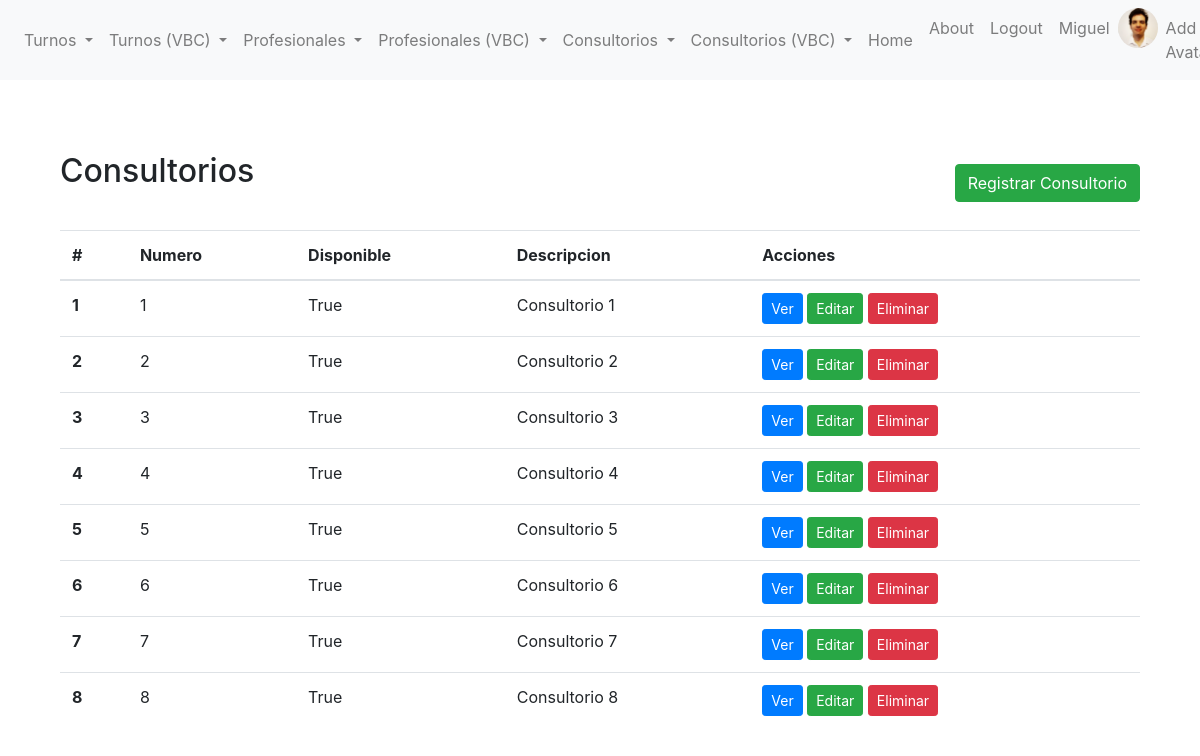
/reserva_turnos/consultorios-list/ (signed in), run on an earlier commit of the app's database.
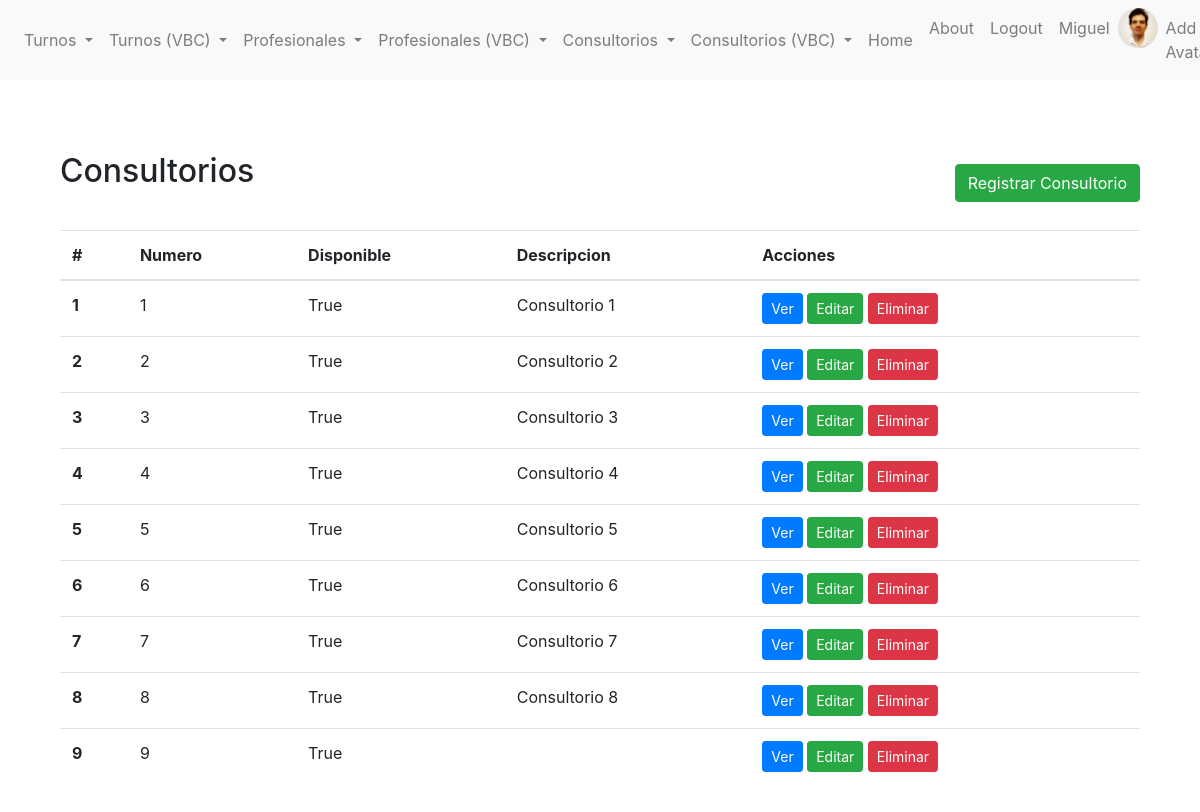
And on a later commit of the database.
### reserva_turnos/models.py (models this page shows, shortened)
class Consultorio(models.Model):
    nombre = models.CharField(max_length=100)
    disponible = models.BooleanField(default=True)
    descripcion = models.TextField(blank=True, null=True)

### reserva_turnos/views.py (the view)
# urls.py: path("consultorios-list/", list_consultorio_view, name="consultorios-list"),
@login_required
def list_consultorio_view(request):
    consultorios = Consultorio.objects.all()
    contexto_dict = {"todos_los_consultorios": consultorios}
    return render(request, "reserva_turnos/list_consultorio.html", contexto_dict)

### reserva_turnos/templates/reserva_turnos/list_consultorio.html (shortened to what this page needs)
{% extends 'reserva_turnos/base.html' %}
{% block content %}
<section class="py-5">
    <div class="container">
        <div class="d-flex justify-content-between align-items-center mb-3">
            <h2 class="mb-4">Consultorios</h2>
            <a href="{% url 'crear_consultorio' %}" class="btn btn-success">Registrar Consultorio</a>
        </div>
        <table class="table">
            <thead>
                <tr>
                    <th scope="col">#</th>
                    <th scope="col">Numero</th>
                    <th scope="col">Disponible</th>
                    <th scope="col">Descripcion</th>
                    <th scope="col">Acciones</th>
                </tr>
            </thead>
            <tbody>
                {% if todos_los_consultorios %}
                {% for consultorios in todos_los_consultorios %}
                <tr>
                    <th scope="row">{{ forloop.counter }}</th>
                    <td>{{ consultorios.nombre }}</td>
                    <td>{{ consultorios.disponible }}</td>
                    <td>{{ consultorios.descripcion }}</td>
                    <td>
                        <a href="{% url 'consultorio-detail' consultorios.id %}" class="btn btn-primary btn-sm">Ver</a>
                        <a href="{% url 'consultorio-update' consultorios.id %}" class="btn btn-success btn-sm">Editar</a>
                        <a href="{% url 'consultorio-delete' consultorios.id %}" class="btn btn-danger btn-sm">Eliminar</a>
                    </td>
                </tr>
                {% endfor %}
                {% else %}
                <tr>
                    <td colspan="7">No hay consultorios disponibles.</td>
                </tr>
                {% endif %}
            </tbody>
        </table>
    </div>
</section>
{% endblock %}

What changed in the data, as far as the page shows it:
added Consultorio: nombre "9", disponible "True"
